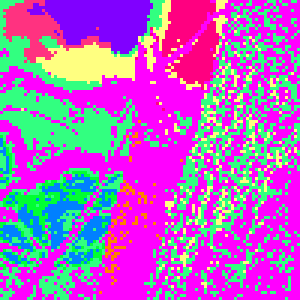
#> input picture HW6/output4/Kmeans_img2_Cluster10_initMode_1/array_image_14.png, 100 x 100 px (shown 3 times larger); its folder holds 3 pictures in this run
$ python png2gif.py
#> lines starting #> are read from the running program, lines starting #| are printed output that depends on the picture
import os
from PIL import Image

# Base directory containing subfolders with PNG files
base_directory = "output4"

# Iterate through each folder in the base directory
for folder_name in os.listdir(base_directory):
    folder_path = os.path.join(base_directory, folder_name)

    # Check if it's a folder
    if os.path.isdir(folder_path):
        # Get all PNG files sorted (assuming naming order matters)
        png_files = sorted([file for file in os.listdir(folder_path) if file.endswith(".png")])

        if not png_files:
            print(f"No PNG files found in {folder_path}, skipping.")
            continue

        # Load images from the folder
        images = [Image.open(os.path.join(folder_path, file)) for file in png_files]
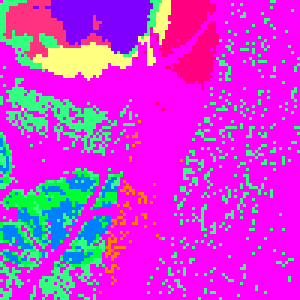
#> input picture HW6/output4/Kmeans_img2_Cluster10_initMode_1/array_image_19.png, 100 x 100 px (shown 3 times larger)
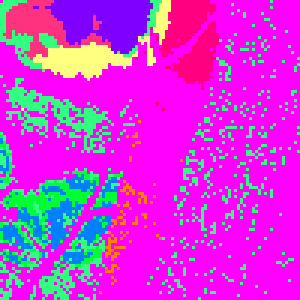
#> input picture HW6/output4/Kmeans_img2_Cluster10_initMode_1/array_image_20.png, 100 x 100 px (shown 3 times larger)

        # Save as an animated GIF
        output_gif_path = os.path.join(folder_path, f"{folder_name}.gif")
        images[0].save(output_gif_path, save_all=True, append_images=images[1:], optimize=True, duration=200, loop=0)

        print(f"GIF saved at {output_gif_path}")
